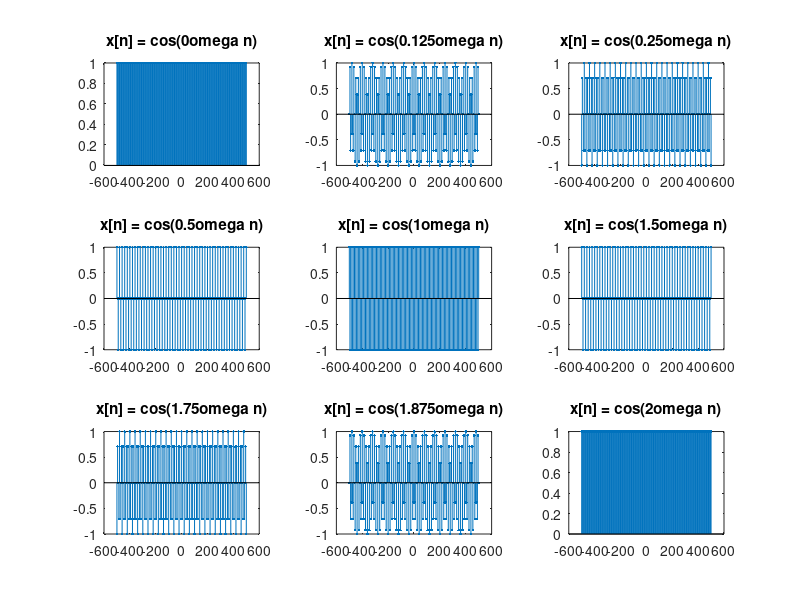

The MATLAB script that drew this image:
% EXERCISE (1) (C) CODE
clear all;close all; clc;
tStart=-500;
tEnd=500;

w=[0,pi/8,pi/4,pi/2,pi,3*pi/2,7*pi/4,15*pi/8,2*pi];
t=linspace(tStart,tEnd,1000);%Continuous variable
T=5;
k=(tStart/T):(tEnd/T);
n=k*T;%Discrete variable

for idx=1:length(w)
    subplot(3,3,idx);
    stem(n,cos(w(idx).*n),'.');
    title((["x[n] = cos(",num2str(w(idx)/pi),"\omega n)"]));
end
